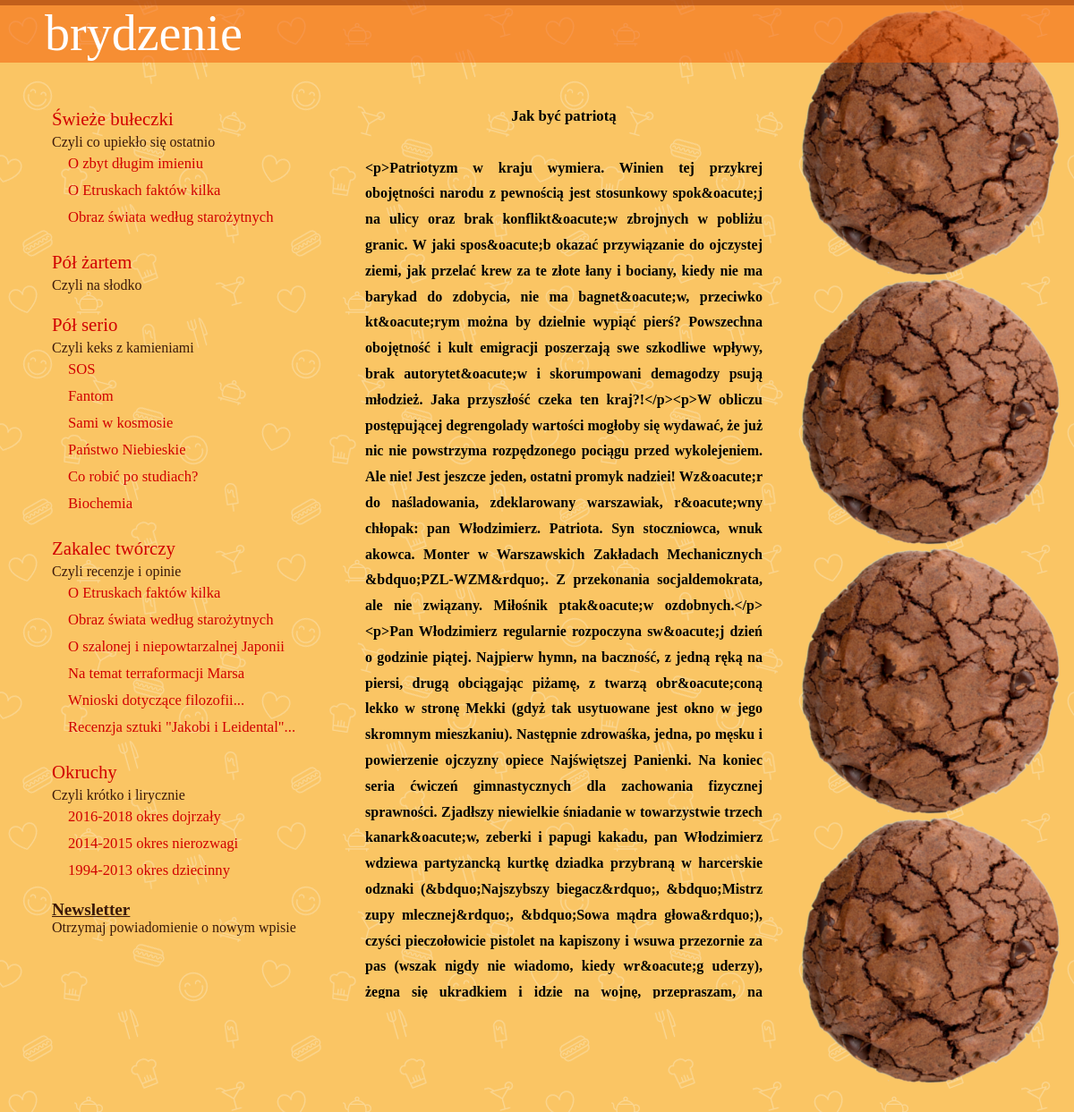
Screenshot of /zartem/jak-byc-patriota with the database file from the repository.
### bryopo/models.py (models this page shows, shortened)
class Oposy(models.Model):
    opo_name = models.CharField('opo_name', max_length=200)
    opo_title = models.CharField('opo_title', max_length=200)
    opo_cat = models.CharField('opo_category', max_length=100)
    opo_cat_name = models.CharField('opo_category_name', max_length=100)
    opo_text = models.TextField('opo_text') # caly html :D
    year_added = models.CharField('year_added', max_length=4)

### bryopo/views.py (the view)
# urls.py: path('<str:str>/<slug:slug>', views.opo_chosen, name='opo_chosen'),
def opo_chosen(request, str, slug):
    opowiadanie = get_object_or_404(Oposy, opo_name=slug)
    return render(request, 'bryopo/opo.html', {'opowiadanie': opowiadanie})

### bryopo/templates/bryopo/opo.html (shortened to what this page needs)
{% extends "bryopo/index.html" %}
{% block content %}
	    <p class="text_title">{{ opowiadanie.opo_title }}</p>
	    <p>&nbsp; </p>
      {{ opowiadanie.opo_text }}
{% endblock %}

### bryopo/static/bryopo/style.css (style rules this page uses)
html { height: 100%; }
body { background-image: url("images/yellow_bg.png"); background-repeat: repeat; }
p { font-family: Bellota, serif; margin: 0px; }
.text_title { text-align: center; font-weight: bold; text-indent: 0px; font-size: 1.05em; }

### rows the page displays
Oposy: opo_title "Jak być patriotą", opo_text "<p>Patriotyzm w kraju wymiera. Winien tej przykrej obojętności narodu z pewnością jest stosunkowy spok&oacute;j na ulicy oraz brak konflikt&oacute;w zbrojnych w pobliżu granic. W jaki spos&oacute;b okazać przywiązanie do ojczystej ziemi, jak przelać krew za te złote łany i bociany, kiedy nie ma barykad do zdobycia, nie ma bagnet&oacute;w, przeciwko kt&oacute;rym można by dzielnie wypiąć pierś? Powszechna obojętność i kult emigracji poszerzają swe szkodliwe wpływy, brak autorytet&oacute;w i skorumpowani demagodzy psują młodzież. Jaka przyszłość czeka ten kraj?!</p><p>W obliczu postępującej degrengolady wartości mogłoby się wydawać, że już nic nie powstrzyma rozpędzonego pociągu przed…"
